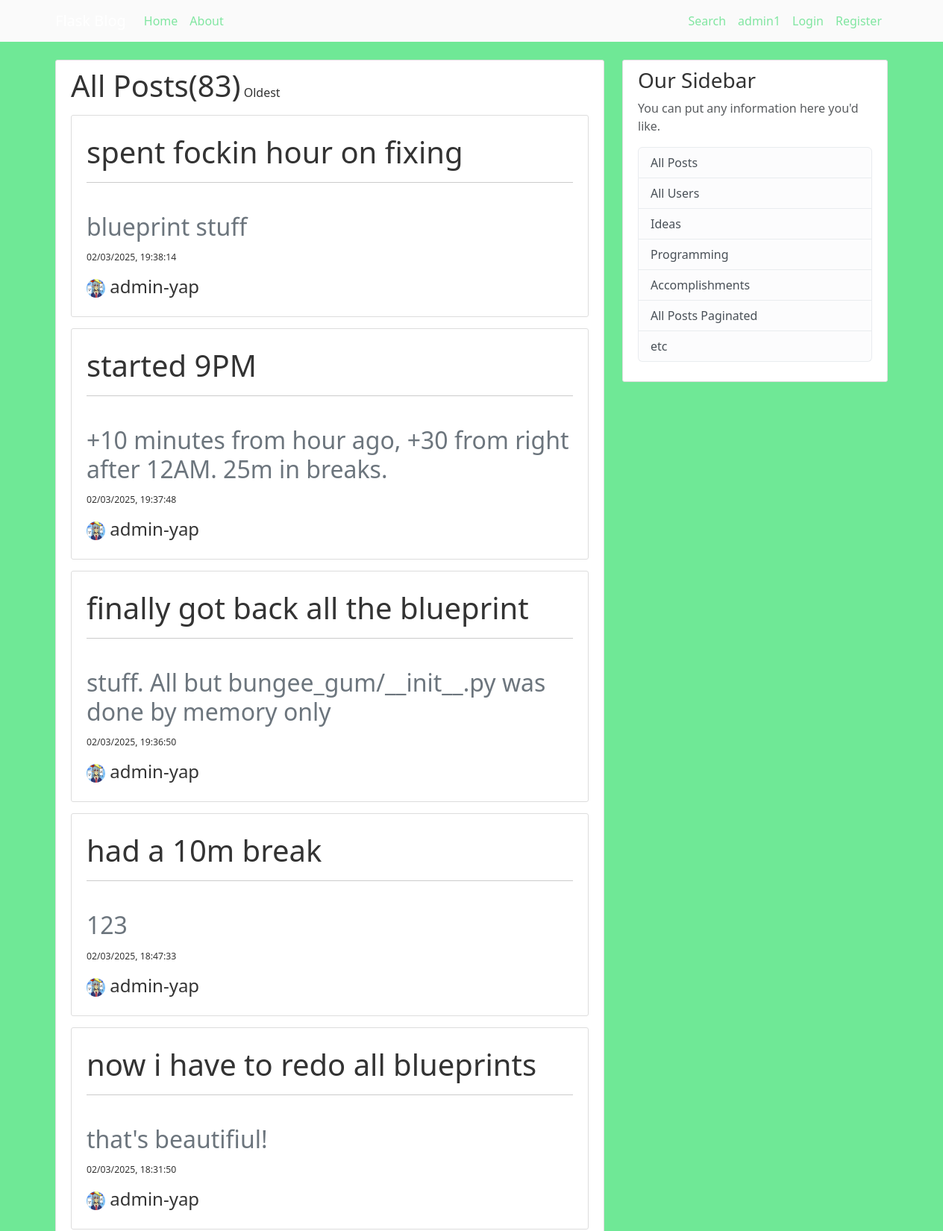
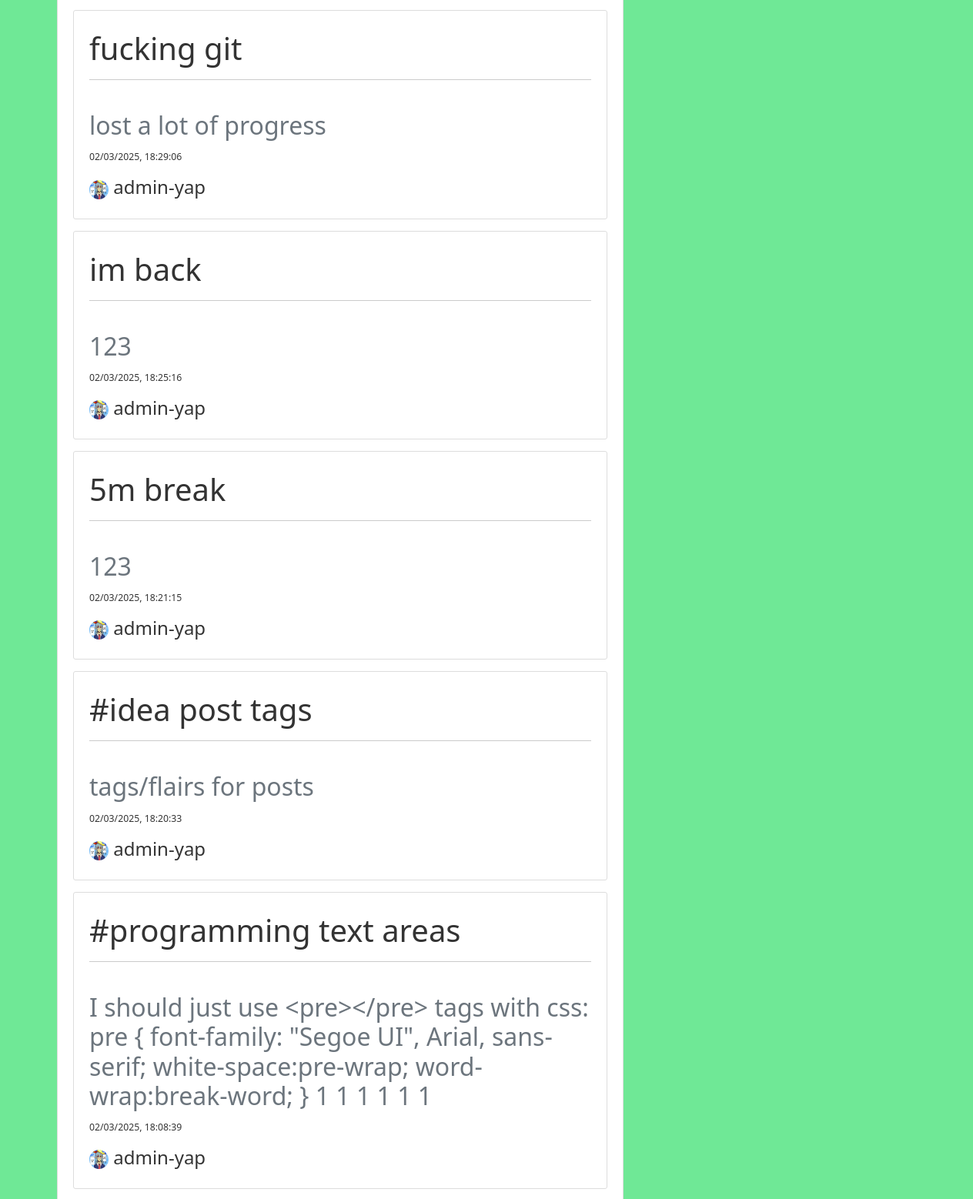
The app's page /all-posts/ (upper part) with its own data (2 pictures, top to bottom).
### bungee_gum/models.py (models this page shows, shortened)
class Post(db.Model):
    id = db.Column(db.Integer, primary_key=True)
    title = db.Column(db.String(100), nullable=False)
    date_posted = db.Column(db.DateTime, nullable=False, default=lambda: datetime.now(timezone.utc))
    content = db.Column(db.Text, nullable=False)
    user_id = db.Column(db.Integer, db.ForeignKey("user.id"), nullable=False)

class User(db.Model, UserMixin):
    id = db.Column(db.Integer, primary_key=True)
    username = db.Column(db.String(20), unique=True, nullable=False)
    email = db.Column(db.String(120), unique=True, nullable=False)
    image_file = db.Column(db.String(20), nullable=False, default="default.jpg")
    password = db.Column(db.String(60), nullable=False)
    posts = db.relationship("Post", backref="author", lazy="subquery")

### bungee_gum/posts/routes.py (the view)
@posts.route("/all-posts/")
def all_posts():
    posts = Post.query.order_by(desc("date_posted")).all()
    posts_num = Post.query.count()
    return render_template("all-posts.html", title="Posts", posts=posts, posts_num=posts_num)

### bungee_gum/templates/all-posts.html
{% extends "base.html" %}
{% block body %}
<div class="content-section">
    <span class="h1">All Posts({{ posts_num }})</span>
    <a href="{{ url_for('posts.all_posts_asc') }}" class="text-decoration-none h6">Oldest</a>
    {% for post in posts %}
        <div class="content-section">
            <div class="media">
                    <a href="{{ url_for('posts.post_view', id=post.id) }}" class="text-decoration-none h1"><h1 class="account-heading"></h1>{{ post.title }}</a>
                <hr> <br>
                    <h2 class="text-secondary">{{ post.content }}</h2>
                    <a href="{{ url_for('posts.post_view', id=post.id) }}" class="text-decoration-none small h4">
                        <small class="mute">{{ post.date_posted.strftime('%m/%d/%Y, %H:%M:%S') }}</small></a>
            </div>
            <div>
                <a href="{{ url_for('users.specific_user', id=post.author.id) }}" class="text-decoration-none h4">
                    <img class="rounded-circle account-img-smol" src="{{ url_for('static', filename='profile-pics/' + post.author.image_file)}}">
                    {{ post.author.username }}</a>
            </div>
        </div>
    {% endfor %}
</div>
{% endblock body %}

### bungee_gum/templates/base.html (shortened to what this page needs)
<!DOCTYPE html>
<html>
<head>
    <link href="https://cdn.jsdelivr.net/npm/bootstrap@5.3.3/dist/css/bootstrap.min.css" rel="stylesheet">
    <link rel="stylesheet" href="{{ url_for('static', filename='style.css') }}">
</head>
<body>
<header class="site-header">
  <nav class="navbar navbar-expand-md navbar-dark bg-steel fixed-top">
    <div class="container">
      <a class="navbar-brand mr-4" href="/">Flask Blog</a>
      <div class="collapse navbar-collapse" id="navbarToggle">
        <div class="navbar-nav mr-auto">
          <a class="nav-item nav-link" href="{{ url_for('main.home') }}">Home</a>
          <a class="nav-item nav-link" href="{{ url_for('main.home') }}">About</a>
        </div>
        <div class="navbar-right">
          <div class="navbar-nav">
            <a class="nav-item nav-link" href="{{ url_for('posts.search_route') }}">Search</a>
          {% if current_user.is_authenticated %}
            <a class="nav-item nav-link" href="{{ url_for('posts.post_new') }}">New Post</a>
            <a class="nav-item nav-link" href="{{ url_for('users.specific_user', id=current_user.id) }}">{{ current_user.username }}</a>
            <a class="nav-item nav-link" href="{{ url_for('users.logout') }}">Logout</a>
          {% else %}
            <a class="nav-item nav-link" href="{{ url_for('users.login_admin') }}">admin1</a>
            <a class="nav-item nav-link" href="{{ url_for('users.login') }}">Login</a>
            <a class="nav-item nav-link" href="{{ url_for('users.register') }}">Register</a>
          {% endif %}
          </div>
        </div>
      </div>
    </div>
  </nav>
</header>
    <main role="main" class="container">
      <div class="row">
        <div class="col-md-8">
          {% block body %}{% endblock body %}
        </div>
        <div class="col-md-4">
          <div class="content-section">
            <h3>Our Sidebar</h3>
            <p class='text-muted'>You can put any information here you'd like.
              <ul class="list-group">
                 <li class="list-group-item list-group-item-light">
                    <a class="text-decoration-none h6" href="{{ url_for('posts.all_posts') }}">All Posts</a>
                 </li>
                 <li class="list-group-item list-group-item-light">
                    <a class="text-decoration-none h6" href="{{ url_for('users.all_users') }}">All Users</a>
                 </li>
                 <li class="list-group-item list-group-item-light">
                    <a class="text-decoration-none h6" href="{{ url_for('posts.post_ideas') }}">Ideas</a>
                 </li>
                 <li class="list-group-item list-group-item-light">
                    <a class="text-decoration-none h6" href="{{ url_for('posts.post_programming') }}">Programming</a>
                 </li>
                 <li class="list-group-item list-group-item-light">
                    <a class="text-decoration-none h6" href="{{ url_for('posts.post_accomplishments') }}">Accomplishments</a>
                 </li>
                 <li class="list-group-item list-group-item-light">
                    <a class="text-decoration-none h6" href="{{ url_for('posts.all_posts_paginated') }}">All Posts Paginated</a>
                 </li>
                 <li class="list-group-item list-group-item-light">etc</li>
              </ul>
            </p>
          </div>
        </div>
      </div>
    </main>
</body>
</html>

### bungee_gum/static/style.css (style rules this page uses)
body { background: #6fe896; color: #333333; margin-top: 5rem; }
.site-header .navbar-nav .nav-link { color: #81e6a1; }
.bg-steel { background-color: #fafafa; }
.content-section { background: #ffffff; padding: 10px 20px; border: 1px solid #dddddd; border-radius: 3px; margin-bottom: 20px; }
.content-section div { margin: 15px 0; }
.navbar-right { margin-right: 0; margin-left: auto; }
.account-img-smol { width: 25px; height: 25px; }

### records on screen
Post: title "spent fockin hour on fixing", content "blueprint stuff", date_posted "02/03/2025, 19:38:14", image_file (picture), author.username "admin-yap"
Post: title "started 9PM", content "+10 minutes from hour ago, +30 from right after 12AM. 25m in breaks.", date_posted "02/03/2025, 19:37:48", image_file (picture), author.username "admin-yap"
Post: title "finally got back all the blueprint", content "stuff. All but bungee_gum/__init__.py was done by memory only", date_posted "02/03/2025, 19:36:50", image_file (picture), author.username "admin-yap"
Post: title "had a 10m break", content "123", date_posted "02/03/2025, 18:47:33", image_file (picture), author.username "admin-yap"
Post: title "now i have to redo all blueprints", content "that's beautifiul!", date_posted "02/03/2025, 18:31:50", image_file (picture), author.username "admin-yap"
Post: title "fucking git", content "lost a lot of progress", date_posted "02/03/2025, 18:29:06", image_file (picture), author.username "admin-yap"
Post: title "im back", content "123", date_posted "02/03/2025, 18:25:16", image_file (picture), author.username "admin-yap"
Post: title "5m break", content "123", date_posted "02/03/2025, 18:21:15", image_file (picture), author.username "admin-yap"
Post: title "#idea post tags", content "tags/flairs for posts", date_posted "02/03/2025, 18:20:33", image_file (picture), author.username "admin-yap"
Post: title "#programming text areas", content "I should just use <pre></pre> tags with css: pre { font-family: \"Segoe UI\", Arial, sans-serif; white-space:pre-wrap; word-wrap:break-word; } 1 1 1 1 1 1", date_posted "02/03/2025, 18:08:39", image_file (picture), author.username "admin-yap"

### other values on screen
{{ posts_num }} "83"
